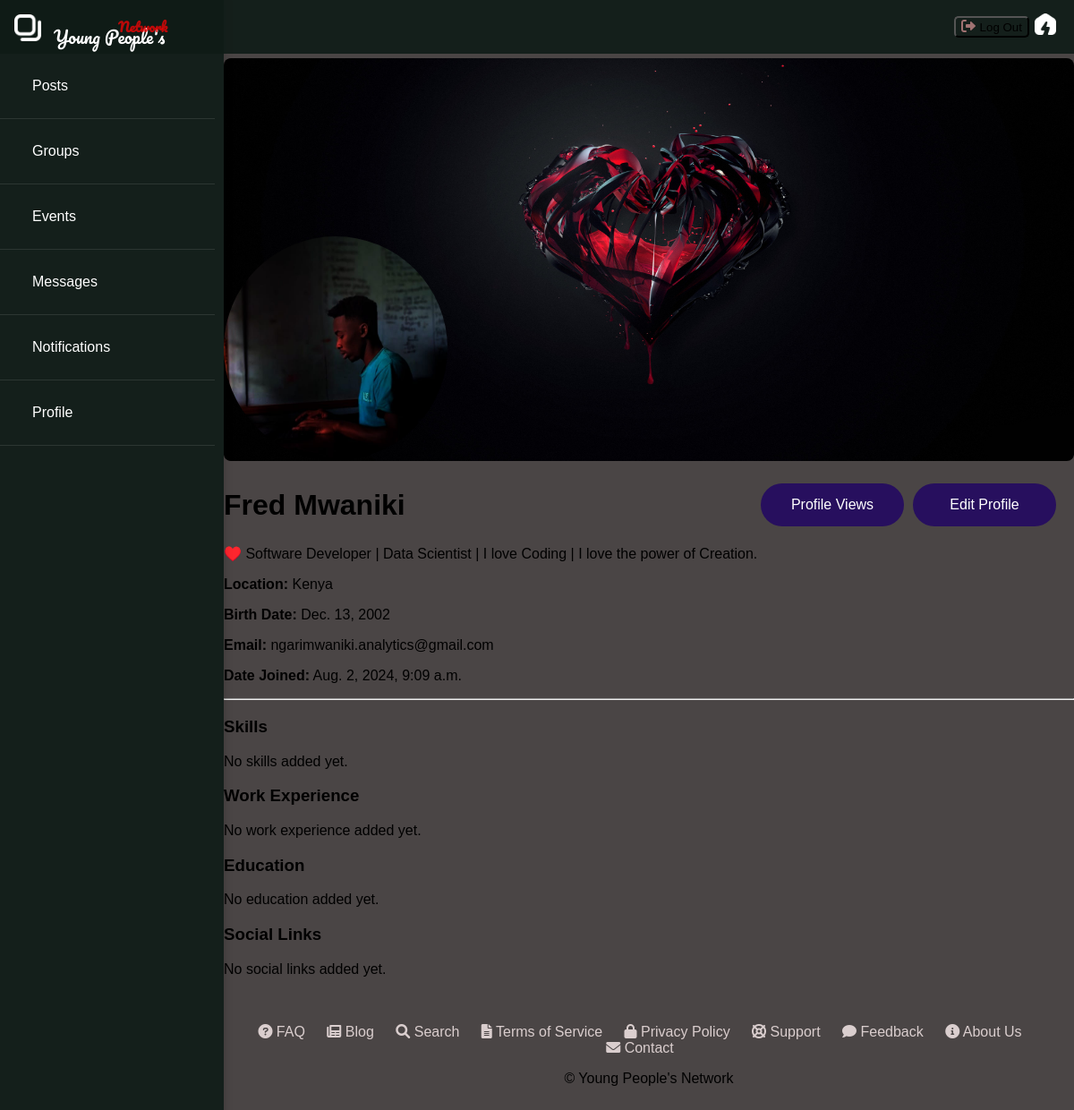
The page /profile/1/ (signed in) on the database its author committed.
### apps/users/models.py (models this page shows, shortened)
class CustomUser(AbstractBaseUser, PermissionsMixin):
    email = models.EmailField(unique=True)
    username = models.CharField(max_length=255, unique=True)
    first_name = models.CharField(max_length=30)
    last_name = models.CharField(max_length=30)
    is_active = models.BooleanField(default=True)
    is_staff = models.BooleanField(default=False)
    date_joined = models.DateTimeField(default=timezone.now)
    groups = models.ManyToManyField(Group, related_name='customuser_set', blank=True)
    user_permissions = models.ManyToManyField(Permission, related_name='customuser_set', blank=True)
    objects = CustomUserManager()
    USERNAME_FIELD = 'email'
    REQUIRED_FIELDS = ['username', 'first_name', 'last_name']

### apps/profile/models.py (models this page shows, shortened)
class Profile(models.Model):
    user = models.OneToOneField(settings.AUTH_USER_MODEL, on_delete=models.CASCADE, related_name='profile')
    bio = models.TextField(blank=True, null=True)
    location = models.CharField(max_length=255, blank=True, null=True)
    birth_date = models.DateField(blank=True, null=True)
    profile_image = models.ImageField(upload_to='profile_images/', blank=True, null=True)
    cover_image = models.ImageField(upload_to='cover_images/', blank=True, null=True)
    created_at = models.DateTimeField(auto_now_add=True)
    updated_at = models.DateTimeField(auto_now=True)

### apps/profile/views.py (the view)
# urls.py: path('<int:pk>/', profile_detail_view, name='profile_detail'),
@login_required
def profile_detail_view(request, pk):
    profile = get_object_or_404(Profile, pk=pk)
    return render(request, 'profiles/profile_detail.html', {'profile': profile})

### apps/profile/templates/profiles/profile_detail.html
{% extends "base.html" %}
{% load static %}
{% block content %}
<div class="profile-detail">
    {% if user.profile.cover_image %}
        <img src="{{ user.profile.cover_image.url }}" alt="Cover Image" class="cover-img">
    {% endif %}
    {% if user.profile.profile_image %}
        <img src="{{ user.profile.profile_image.url }}" alt="Profile Image" class="profile-img">
    {% else %}
        <img src="{% static 'images/default_profile_image.png' %}" alt="Default Profile Image" class="profile-img">
    {% endif %}
    <h2>{{ user.first_name }} {{ user.last_name }}</h2>
    {% if user.profile.bio %}
        <p>{{ user.profile.bio }}</p>
    {% endif %}
    <div class="btns">
        {% if user.is_authenticated %}
            <a class="btn-primary" id="profile-view" href="{% url 'profile:profile_views' %}">Profile Views</a>
        {% endif %}
        <a href="{% url 'profile:profile_edit' %}" class="btn-primary" id="global-btn">Edit Profile</a>
    </div>
</div>
<div class="profile-info">
    <p><strong>Location:</strong> {{ user.profile.location }}</p>
    <p><strong>Birth Date:</strong> {{ user.profile.birth_date }}</p>
    <p><strong>Email:</strong> {{ user.email }}</p>
    <p><strong>Date Joined:</strong> {{ user.date_joined }}</p>
</div>
<hr>
<div class="profile-section">
    <h3>Skills</h3>
    {% for skill in user.profile.skills.all %}
        <div class="skill-item">
            <p><strong>{{ skill.name }}</strong></p>
            <p>Proficiency: {{ skill.proficiency }}/10</p>
        </div>
    {% empty %}
        <p>No skills added yet.</p>
    {% endfor %}
</div>
<div class="profile-section">
    <h3>Work Experience</h3>
    {% for experience in user.profile.experiences.all %}
        <div class="experience-item">
            <p><strong>{{ experience.title }}</strong> at {{ experience.company }}</p>
            <p>{{ experience.location }}</p>
            <p>{{ experience.start_date }} - {% if experience.end_date %}{{ experience.end_date }}{% else %}Present{% endif %}</p>
            {% if experience.description %}
                <p>{{ experience.description }}</p>
            {% endif %}
        </div>
    {% empty %}
        <p>No work experience added yet.</p>
    {% endfor %}
</div>
<div class="profile-section">
    <h3>Education</h3>
    {% for education in user.profile.educations.all %}
        <div class="education-item">
            <p><strong>{{ education.degree }}</strong> in {{ education.field_of_study }}</p>
            <p>{{ education.institution }}</p>
            <p>{{ education.start_date }} - {% if education.end_date %}{{ education.end_date }}{% else %}Present{% endif %}</p>
            {% if education.description %}
                <p>{{ education.description }}</p>
            {% endif %}
        </div>
    {% empty %}
        <p>No education added yet.</p>
    {% endfor %}
</div>
<div class="profile-section">
    <h3>Social Links</h3>
    {% for link in user.profile.social_links.all %}
        <div class="social-link-item">
            <p><strong>{{ link.platform }}</strong>: <a href="{{ link.link }}" target="_blank">{{ link.link }}</a></p>
        </div>
    {% empty %}
        <p>No social links added yet.</p>
    {% endfor %}
</div>
{% endblock %}

### config/static/css/styles.css (style rules this page uses)
body { background: rgba(54, 48, 48, 0.897); background-size: cover; background-repeat: no-repeat; background-attachment: fixed; margin: 0; padding: 0; font-family: 'Arial', sans-serif; }
.btn-primary { background-color: #1f0264cc; color: #fff; padding: 15px 30px; border-radius: 30px; text-decoration: none; width: 100px; transition: background-color 0.3s ease; margin: 0 auto; z-index: 1; display: block; text-align: center; }
.profile-detail { margin: auto; }
.profile-detail h2 { font-size: 2rem; }
#global-btn { position: absolute; right: 10px; top: 540px; }
.profile-img { height: 250px; width: 250px; border-radius: 100%; float: left; margin-top: -255px; position: relative; }
.cover-img { display: inline; border-radius: 8px; width: 100%; height: 450px; }
.btns { position: absolute; right: 10px; top: 0px; }
#profile-view { position: absolute; right: 180px; top: 540px; }

### rows shown on the page
CustomUser: profile.cover_image (picture), profile.profile_image (picture), first_name "Fred", last_name "Mwaniki", profile.bio "♥️ Software Developer | Data Scientist | I love Coding | I love the power of Creation.", profile.location "Kenya", profile.birth_date "Dec. 13, 2002", email "ngarimwaniki.analytics@gmail.com", date_joined "Aug. 2, 2024, 9:09 a.m."
